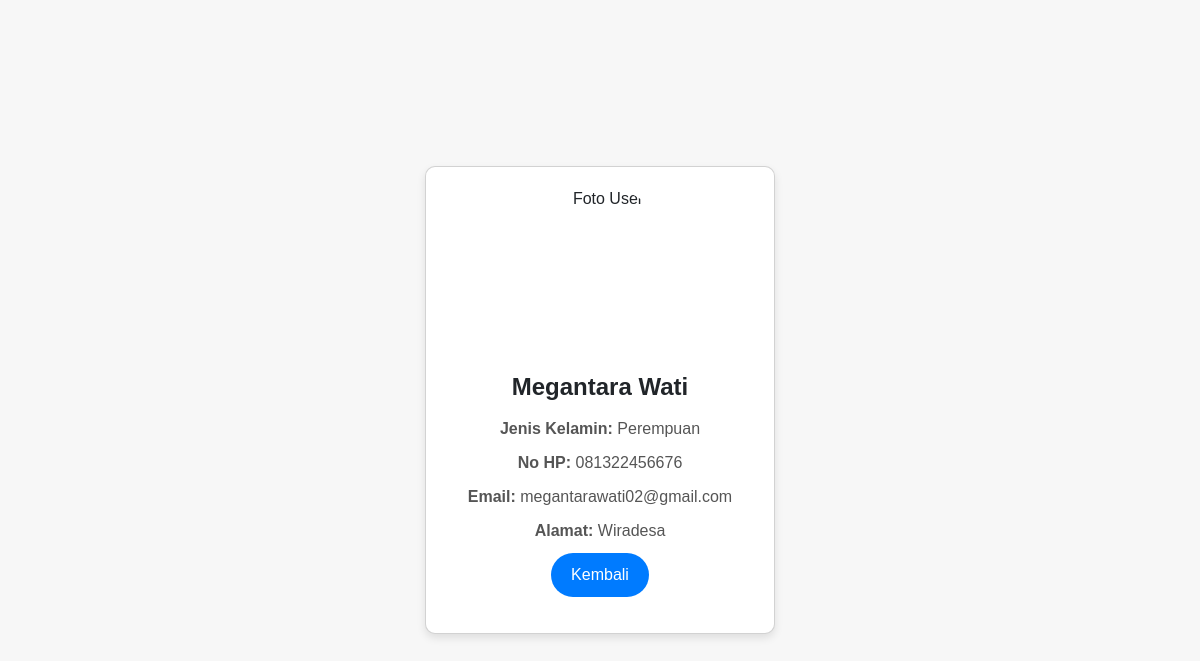
/detail.php?id=16, run on the app's committed database.
### tables this page shows
CREATE TABLE `tb_users` (
  `id` int(10) NOT NULL,
  `nama` varchar(255) NOT NULL,
  `alamat` varchar(255) NOT NULL,
  `nohp` char(13) NOT NULL,
  `foto` blob DEFAULT NULL,
  `jenis_kelamin` enum('Laki-laki','Perempuan') DEFAULT NULL,
  `email` varchar(255) DEFAULT NULL
);

### detail.php (the view, shortened to what this page needs)
<?php
$servername = "localhost";
$username = "root";
$password = "";
$dbname = "db_php";
$conn = new mysqli($servername, $username, $password, $dbname);
if (isset($_GET['id'])) {
    $id = $_GET['id'];
    $sql = "SELECT * FROM tb_users WHERE id = $id";
    $result = $conn->query($sql);
    if ($result->num_rows > 0) {
        $row = $result->fetch_assoc();
    } else {
        echo "Data tidak ditemukan.";
        exit;
    }
} else {
    echo "ID tidak ditemukan.";
    exit;
}
?>
<!doctype html>
<html lang="en">
<head>
    <link href="https://cdn.jsdelivr.net/npm/bootstrap@5.3.3/dist/css/bootstrap.min.css" rel="stylesheet">
</head>
<body>
<div class="card">
    <div class="card-img-container">
        <img src="detail.php?id=<?php echo $row['id']; ?>&show_image=1" class="card-img-top" alt="Foto User">
    </div>
    <div class="card-body">
        <h5 class="card-title"><?php echo $row['nama']; ?></h5>
        <p class="card-text"><strong>Jenis Kelamin:</strong> <?php echo $row['jenis_kelamin']; ?></p>
        <p class="card-text"><strong>No HP:</strong> <?php echo $row['nohp']; ?></p>
        <p class="card-text"><strong>Email:</strong> <?php echo $row['email']; ?></p>
        <p class="card-text"><strong>Alamat:</strong> <?php echo $row['alamat']; ?></p>
        <a href="index.php" class="btn btn-primary">Kembali</a>
    </div>
</div>
</body>
</html>

### detail.php (style rules this page uses)
body { background-color: #f7f7f7; font-family: 'Arial', sans-serif; display: flex; justify-content: center; align-items: center; height: 100vh; margin: 0; }
.card { background-color: #ffffff; border-radius: 10px; box-shadow: 0 4px 8px rgba(0, 0, 0, 0.1); max-width: 350px; width: 100%; padding: 20px; text-align: center; }
.card-img-container { display: flex; justify-content: center; align-items: center; margin-bottom: 20px; }
.card-img-top { border-radius: 50%; width: 150px; height: 150px; object-fit: cover; }
.card-title { font-size: 1.5rem; font-weight: bold; margin-bottom: 15px; }
.card-text { font-size: 1rem; color: #555; margin-bottom: 10px; }
.btn-primary { background-color: #007bff; border: none; font-size: 1rem; padding: 10px 20px; border-radius: 25px; }

### data on the page
tb_users: nama "Megantara Wati", jenis_kelamin "Perempuan", nohp "081322456676", email "megantarawati02@gmail.com", alamat "Wiradesa"
